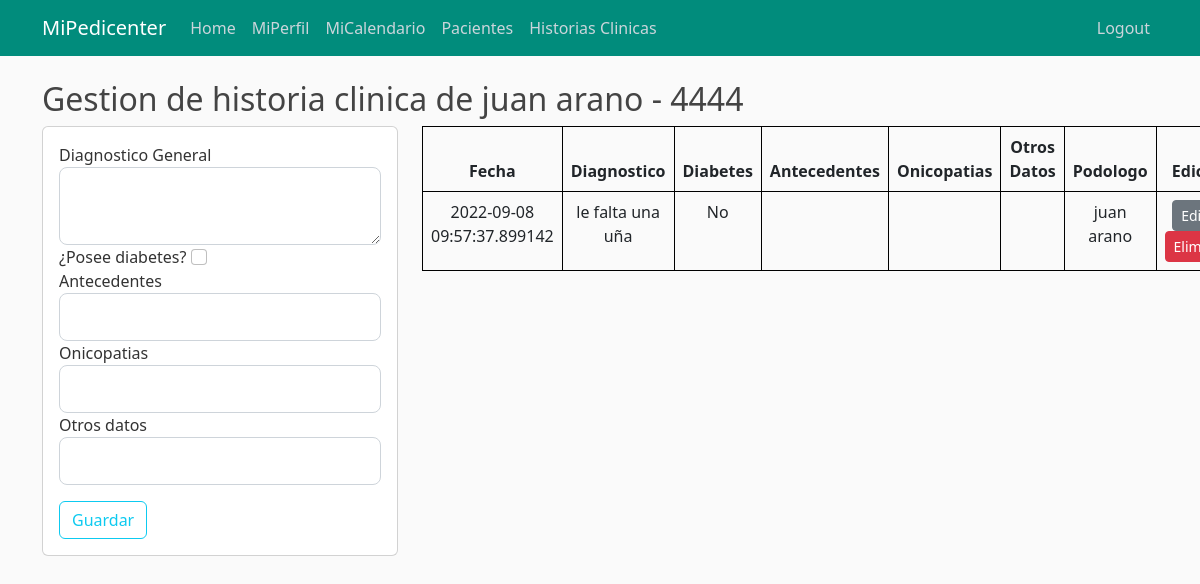
Before: /historias-clinicas/4444 (signed in) with the older database file.
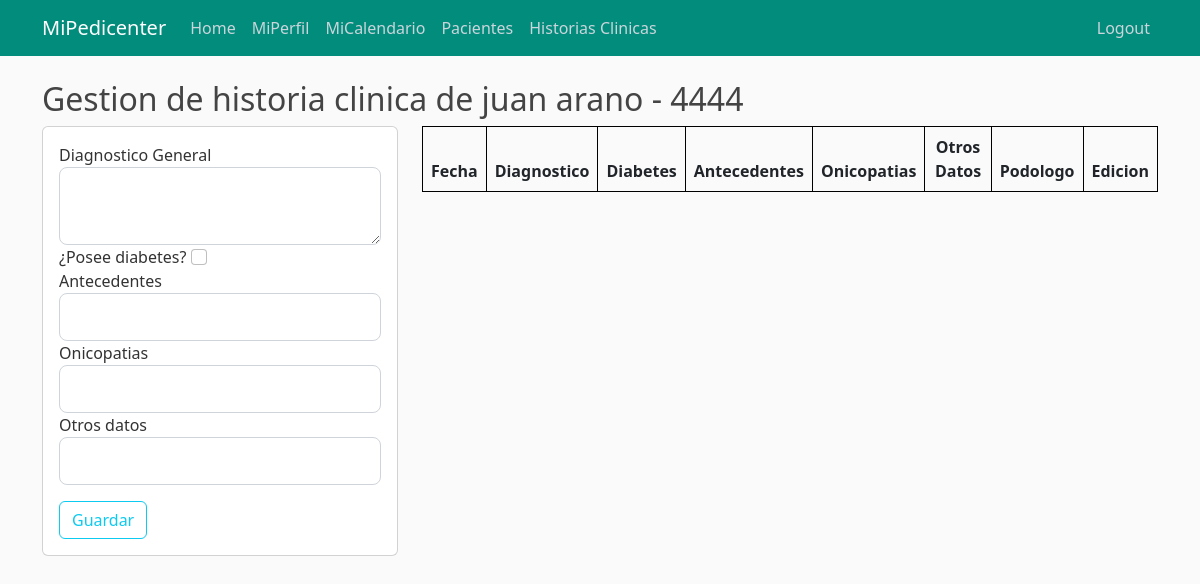
After: the same page with the newer database file.
### appmipedicenter/models.py (models this page shows, shortened)
class Cliente(db.Model):
        id_cliente = db.Column(db.Integer, primary_key=True) # Es DNI
        username = db.Column(db.String, nullable=False)
        email = db.Column(db.String, unique=True, nullable=False)
        fecha_nacimiento = db.Column(db.Date, nullable=False)
        telefono = db.Column(db.Integer, unique=True, nullable=False)
        historia_clinica = db.relationship('Historiaclinica', backref='Paciente', lazy=True)
        turno = db.relationship('Turno', backref='Paciente', lazy=True)

class Historiaclinica(db.Model):
        id_historia_clinica = db.Column(db.Integer, primary_key=True)
        datetime = db.Column(db.DateTime, nullable=False, default=datetime.utcnow)
        diagnostico = db.Column(db.Text, nullable=False)
        diabetes = db.Column(db.Boolean, nullable = True)
        antecedentes = db.Column(db.String, nullable=True)
        onicopatias = db.Column(db.String, nullable=True)
        otros_datos = db.Column(db.Text, nullable=True)
        id_empleado = db.Column(db.Integer, db.ForeignKey('empleado.id'), nullable=False)
        id_cliente = db.Column(db.Integer, db.ForeignKey('cliente.id_cliente'), nullable=False)

class Empleado(db.Model, UserMixin):
        id = db.Column(db.String, primary_key=True) # Es E-mail
        dni = db.Column(db.Integer, unique=True, nullable=False)
        username = db.Column(db.String, nullable=False)
        fecha_nacimiento = db.Column(db.Date, nullable=False)
        telefono = db.Column(db.Integer, nullable=False)
        password = db.Column(db.String, nullable=False)
        id_tipo = db.Column(db.Integer, db.ForeignKey('tipoempleado.id_tipo'), nullable=False)
        historia_clinica = db.relationship('Historiaclinica', backref='Escritor', lazy=True)
        turno = db.relationship('Turno', backref='Podologo', lazy=True)

### appmipedicenter/historiaclinica/routes.py (the view, shortened to what this page needs)
@historiaclinica.route("/historias-clinicas/<int:id_cliente>", methods=['GET', 'POST'])
@login_required
def historias_clinicas(id_cliente):
        cliente = Cliente.query.filter_by(id_cliente = id_cliente).first()
        historias_clinicas = Historiaclinica.query.filter_by(id_cliente = id_cliente).all()
        form = HistoriaClinicaForm()
        if current_user.is_authenticated and current_user.id_tipo == 1:
                title_str = "Historial de "+ cliente.username
                lista_podologos = Empleado.query.filter_by(id_tipo = 1).all()
                return render_template('historias_clinicas.html', title=title_str, cliente=cliente, historias_clinicas=historias_clinicas, form=form, lista_podologos = lista_podologos)
        return redirect(url_for('main.home'))

### appmipedicenter/historiaclinica/forms.py
class HistoriaClinicaForm(FlaskForm):
    diagnostico = TextAreaField('Diagnostico General', validators=[DataRequired()])
    diabetes = BooleanField('¿Posee diabetes?')
    antecedentes = StringField('Antecedentes')
    onicopatias = StringField('Onicopatias')
    otros_datos = StringField('Otros datos')
    submit = SubmitField('Guardar')

### appmipedicenter/models.py (called while the page is built)
@login_manager.user_loader
def load_user(empleado_id):
        return Empleado.query.get(empleado_id)

### appmipedicenter/templates/historias_clinicas.html (shortened to what this page needs)
{% extends "layout.html" %}
{% block header %}
    <link rel="stylesheet" type="text/css" href="https://cdn.datatables.net/1.12.1/css/jquery.dataTables.css">
{% endblock header %}
{% block content %}
    <div class="row ${1| ,row-cols-2,row-cols-3, auto,justify-content-md-center,|}">
        <h2>Gestion de historia clinica de {{ cliente.username }} - {{ cliente.id_cliente }}</h2>
    </div>
    <div class="row ${1| ,row-cols-2,row-cols-3, auto,justify-content-md-center,|}">
        <div class = "col-md-4">
            <div class = "card card-body">
                <form method="POST" action="">
                    <div class="form-group">
                        {{ form.diagnostico.label(class="form-control-label") }}
                        {% if form.diagnostico.errors %}
                            {{ form.diagnostico(class="form-control form-control-lg is-invalid") }}
                            <div class="invalid-feedback">
                                {% for error in form.diagnostico.errors %}
                                    <span>{{ error }}</span>
                                {% endfor %}
                            </div>
                        {% else %}
                            {{ form.diagnostico(class="form-control form-control-lg") }}
                        {% endif %}
                    </div>
                    <div class="form-group">
                        {{ form.diabetes.label(class="form-check-label") }}
                        {{ form.diabetes(class="form-check-input") }}
                    </div>
                    <div class="form-group">
                        {{ form.antecedentes.label(class="form-control-label") }}
                        {% if form.antecedentes.errors %}
                            {{ form.antecedentes(class="form-control form-control-lg is-invalid") }}
                            <div class="invalid-feedback">
                                {% for error in form.antecedentes.errors %}
                                    <span>{{ error }}</span>
                                {% endfor %}
                            </div>
                        {% else %}
                            {{ form.antecedentes(class="form-control form-control-lg") }}
                        {% endif %}
                    </div>
                    <div class="form-group">
                        {{ form.onicopatias.label(class="form-control-label") }}
                        {% if form.onicopatias.errors %}
                            {{ form.onicopatias(class="form-control form-control-lg is-invalid") }}
                            <div class="invalid-feedback">
                                {% for error in form.onicopatias.errors %}
                                    <span>{{ error }}</span>
                                {% endfor %}
                            </div>
                        {% else %}
                            {{ form.onicopatias(class="form-control form-control-lg") }}
                        {% endif %}
                    </div>
                    <div class="form-group">
                        {{ form.otros_datos.label(class="form-control-label") }}
                        {% if form.otros_datos.errors %}
                            {{ form.otros_datos(class="form-control form-control-lg is-invalid") }}
                            <div class="invalid-feedback">
                                {% for error in form.otros_datos.errors %}
                                    <span>{{ error }}</span>
                                {% endfor %}
                            </div>
                        {% else %}
                            {{ form.otros_datos(class="form-control form-control-lg") }}
                        {% endif %}
                    </div>
                    <div class="form-group">
                        {{ form.submit(class="btn btn-outline-info") }}
                    </div>
                </form>
            </div>
        </div>
        <div class="col-md-8">
            <table id="tablaclientes" class = "table">
                <thead>
                    <tr>
                        <th>Fecha</th>
                        <th>Diagnostico</th>
                        <th>Diabetes</th>
                        <th>Antecedentes</th>
                        <th>Onicopatias</th>
                        <th>Otros Datos</th>
                        <th>Podologo</th>
                        <th>Edicion</th>
                    </tr>
                </thead>
                <tbody>
                    {% for i in historias_clinicas %}
                    <tr>
                        <td>{{i.datetime}}</td>
                        <td>{{i.diagnostico}}</td>
                        <td>
                            {% if i.diabetes %}
                                Si
                            {% else%}
                                No
                            {% endif %}
                        </td>
                        <td>{{i.antecedentes}}</td>
                        <td>{{i.onicopatias}}</td>
                        <td>{{i.otros_datos}}</td>
                        <td>
                            {% for j in lista_podologos %}
                                {% if j.id == i.id_empleado %}
                                    {{ j.username }}
                                {% endif %}
                            {% endfor %}
                        </td>
                        <td width = "130">
                            <a href="{{ url_for('historiaclinica.editar_historia', id_historia = i.id_historia_clinica) }}" class = "btn btn-secondary btn-sm">Editar</a>
                            <a href="{{ url_for('historiaclinica.eliminar_historia', id_historia = i.id_historia_clinica) }}" class = "btn btn-danger btn-delete btn-sm">Eliminar</a>
                        </td>
                    </tr>
                    {% endfor %}
                </tbody>
            </table>
        </div>
    </div>
{% endblock content %}

### appmipedicenter/templates/layout.html (shortened to what this page needs)
<!DOCTYPE html>
<html lang="en">
<head>
    <link href="https://cdn.jsdelivr.net/npm/bootstrap@5.2.0-beta1/dist/css/bootstrap.min.css" rel="stylesheet">
    <link rel="stylesheet" type="text/css" href="{{ url_for('static', filename='css/main.css') }}">
    {% block header %}{% endblock header %}
</head>
<body>
    <header class="site-header">
        <nav class="navbar navbar-expand-md navbar-dark bg-steel fixed-top">
            <div class="container">
                <a class="navbar-brand mr-4" href="/">MiPedicenter</a>
                <div class="collapse navbar-collapse" id="navbarToggle">
                    <div class="navbar-nav mr-auto">
                        <a class="nav-item nav-link" href="{{ url_for('main.home') }}">Home</a>
                        {% if current_user.is_authenticated %}
                            <a class="nav-item nav-link" href="{{ url_for('empleado.mi_perfil') }}">MiPerfil</a>
                            <a class="nav-item nav-link" href="{{ url_for('turno.mi_calendario') }}">MiCalendario</a>
                            <a class="nav-item nav-link" href="{{ url_for('cliente.pacientes') }}">Pacientes</a>
                            <a class="nav-item nav-link" href="{{ url_for('historiaclinica.tablaHC') }}">Historias Clinicas</a>
                        {% endif %}
                    </div>
                </div>
                <div class="navbar-nav">
                    {% if current_user.is_authenticated %}
                        <a class="nav-item nav-link" href="{{ url_for('empleado.logout') }}">Logout</a>
                    {% else %}
                        <a class="nav-item nav-link" href="{{ url_for('empleado.login') }}">Login</a>
                        <a class="nav-item nav-link" href="{{ url_for('empleado.register') }}">Register</a>
                    {% endif %}
                </div>
            </div>
        </nav>
    </header>
    <main role="main" class="container">
        <div class="row">
            <div class="col-md-12">
                {% block content %}{% endblock content %}
            </div>
        </div>
    </main>
</body>
</html>

### appmipedicenter/static/css/main.css (style rules this page uses)
body { background: #fafafa; color: #333333; margin-top: 5rem; }
h1, h2, h3, h4, h5, h6 { color: #444444; }
.bg-steel { background-color: #018c7c; }
.site-header .navbar-nav .nav-link { color: #cbd5db; }
.table { align-self: auto; border: 1px solid black; }
th, td, .td-plantilla { border:1px solid black; text-align:center; padding: 0px; }
:root { --fc-daygrid-event-dot-width: 8px; }
:root { --fc-list-event-dot-width: 10px; --fc-list-event-hover-bg-color: #f5f5f5; }

Changed rows visible on the page:
removed Historiaclinica: datetime "2022-09-08 09:57:37.899142", diagnostico "le falta una uña", diabetes "No"
no longer on this page (row edited): Empleado: username "juan arano"
